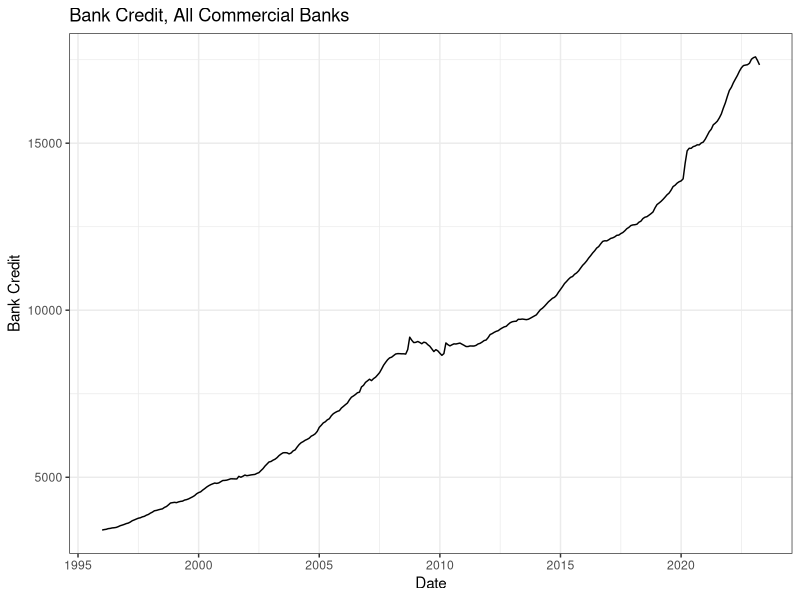
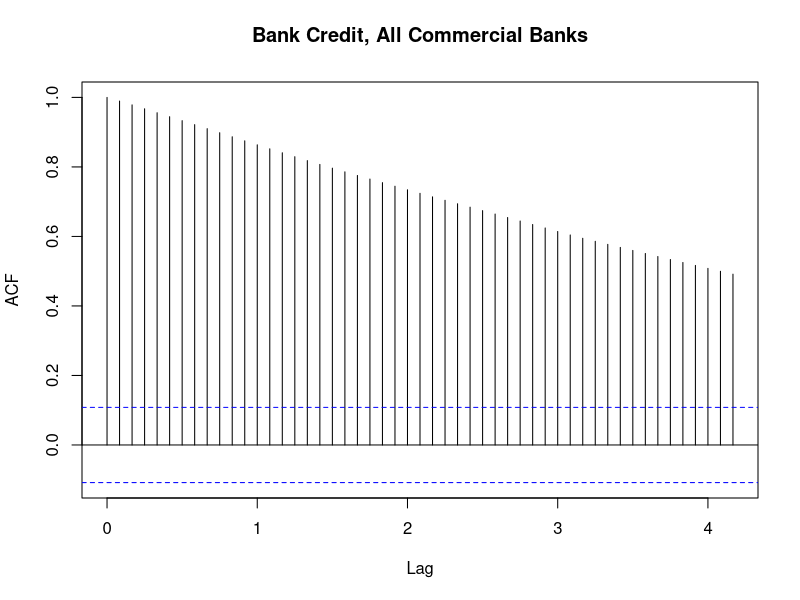
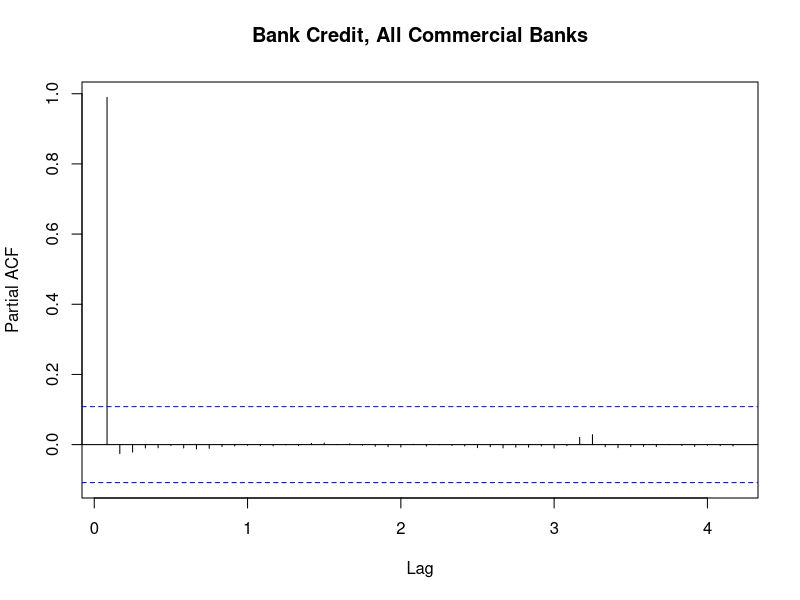
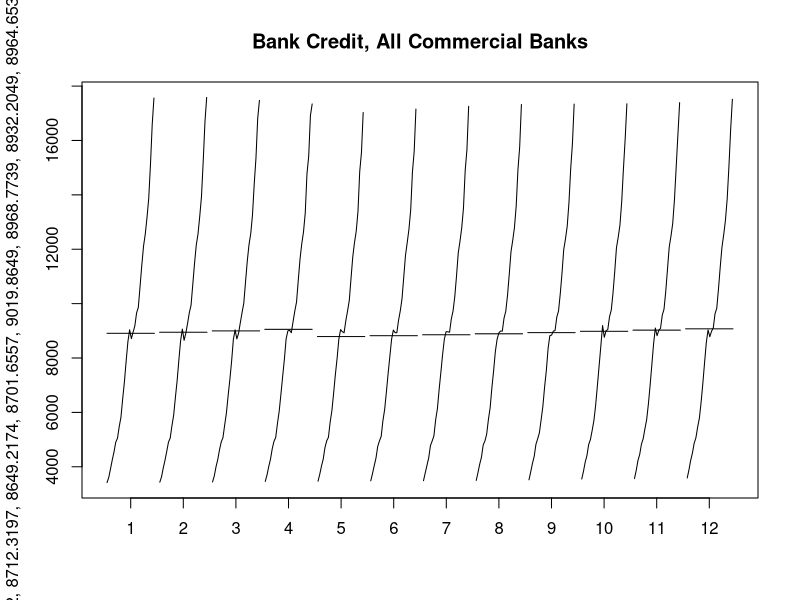
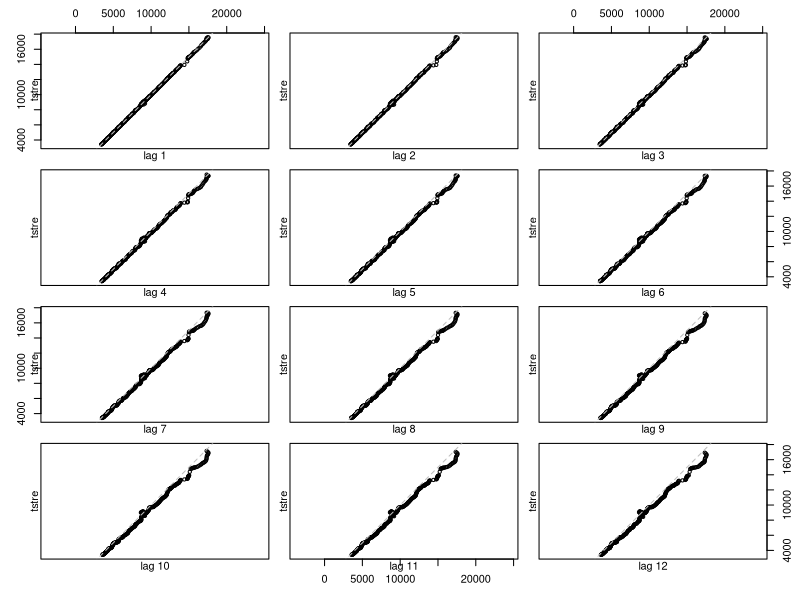
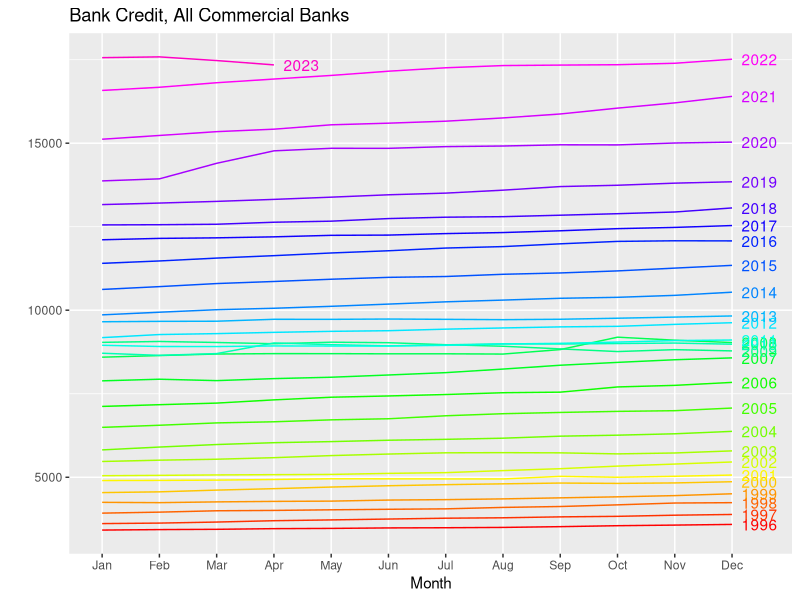
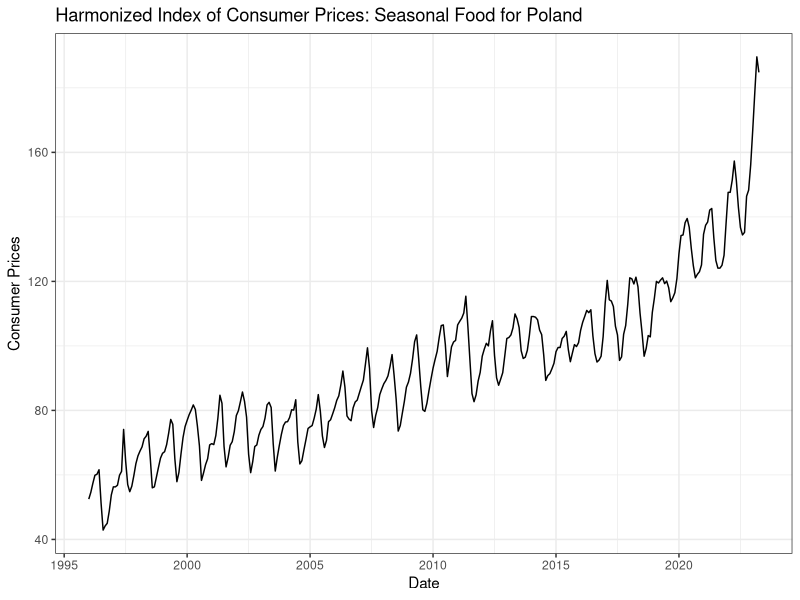
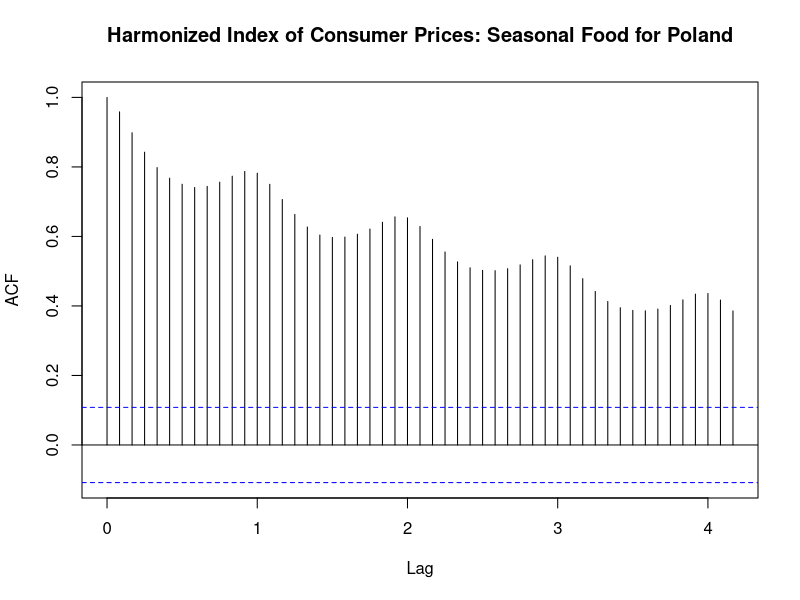

Write R code to recreate these figures, in order.
## ---- chunk 1
knitr::opts_chunk$set(echo = TRUE)
## ---- chunk 2
library(tidyverse)
library(ggfortify)
library(forecast)
library(lattice)
sztre <- read.csv("LOANINV.csv", header = T, sep = ",")
tstre <-  ts(sztre$LOANINV, start=c(1996,1), frequency = 12)
szsez <- read.csv("SEAS00PLM086NEST.csv", header = T, sep = ",")
tssez <- ts(szsez$SEAS00PLM086NEST, start=c(1996,1), frequency = 12)
#Sprawdzenie czy sa szeragami czasowymi
(is.ts(tstre))
(is.ts(tssez))
## ---- chunk 3
autoplot(tstre, xlab = "Date", ylab = "Bank Credit", main = "Bank Credit, All Commercial Banks") + theme_bw()
## ---- chunk 4
acf(tstre, lag.max = 50, main = "Bank Credit, All Commercial Banks")
## ---- chunk 5
pacf(tstre, lag.max = 50, main = "Bank Credit, All Commercial Banks") 
## ---- chunk 6
monthplot(tstre, labels = NULL, times = time(tstre), phase = cycle(tstre), ylab = deparse1(substitute(tstre)), main = "Bank Credit, All Commercial Banks")
## ---- chunk 7
lag.plot(tstre, lags=12)
## ---- chunk 8
ggseasonplot(tstre, col=rainbow(31), year.labels=TRUE, pch=31, main = "Bank Credit, All Commercial Banks")
## ---- chunk 9
autoplot(tssez, xlab = "Date", ylab = "Consumer Prices", main = "Harmonized Index of Consumer Prices: Seasonal Food for Poland") + theme_bw()
## ---- chunk 10
acf(tssez, lag.max = 50, main = "Harmonized Index of Consumer Prices: Seasonal Food for Poland") 
## ---- chunk 11
pacf(tssez, lag.max = 50, main = "Harmonized Index of Consumer Prices: Seasonal Food for Poland") 
## ---- chunk 12
monthplot(tssez, labels = NULL, times = time(tssez), phase = cycle(tssez), ylab = deparse1(substitute(tssez)), main = "Harmonized Index of Consumer Prices: Seasonal Food for Poland")
## ---- chunk 13
lag.plot(tssez, lags=12)
## ---- chunk 14
ggseasonplot(tssez, col=rainbow(31), year.labels=TRUE, pch=19, main = "Harmonized Index of Consumer Prices: Seasonal Food for Poland")
## ---- chunk 15
daddtr <- decompose(tstre, type = "additive")
plot(daddtr)
## ---- chunk 16
dmulttr <- decompose(tstre, type = "multiplicative")
plot(dmulttr)
## ---- chunk 17
szereg1 <- tstre
elec_model1 <- tslm(szereg1~trend)
plot(szereg1)
lines(fitted(elec_model1), col="blue", lty=2)
## ---- chunk 18
tresr1 <- stats::filter(tstre, sides = 2, filter = rep(1/12,12))
tresr2 <- stats::filter(tstre, sides = 2, filter = rep(1/24,24))

plot(tstre, col="black", lty=2)
lines(tresr1, col="red", lty=2)
lines(tresr2, col="blue", lty=2)
## ---- chunk 19
daddsez <- decompose(tssez, type = "additive")
plot(daddsez)
## ---- chunk 20
dmultsez <- decompose(tssez, type = "multiplicative")
plot(dmultsez)
## ---- chunk 21
szereg2 <- tssez
elec_model <- tslm(szereg2~trend)
plot(szereg2)
lines(fitted(elec_model), col="blue", lty=2)
## ---- chunk 22
sezsr1 <- stats::filter(tssez, sides = 2, filter = rep(1/12,12))
sezsr2 <- stats::filter(tssez, sides = 2, filter = rep(1/24,24))

plot(tssez, col="black", lty=2)
lines(sezsr1, col="red", lty=2)
lines(sezsr2, col="blue", lty=2)

## ---- chunk 23
trediff <- diff(tstre)
tsdisplay(trediff)
#Nie ma już trendu 
#Usuwamy sezonowość
trediff2 <- diff(trediff, lag = 12)
tsdisplay(trediff2)
## ---- chunk 24
sezdiff <- diff(tssez)
tsdisplay(sezdiff)
#Nie ma już trendu 
#Usuwamy sezonowość
sezdiff2 <- diff(sezdiff, lag = 12)
tsdisplay(sezdiff2)
## ---- chunk 25
trediff <- diff(tstre)
tsdisplay(trediff)
#Nie ma już trendu 
#Usuwamy sezonowość
trediff2 <- diff(trediff, lag = 12)
tsdisplay(trediff2)
#AR(24) MA(12)
## ---- chunk 26
sezdiff <- diff(tssez)
tsdisplay(sezdiff)
#Nie ma już trendu 
#Usuwamy sezonowość
sezdiff2 <- diff(sezdiff, lag = 12)
tsdisplay(sezdiff2)
#AR(36) MA(12)
## ---- chunk 27
#AR(36) 
Pacf(trediff2, lag.max = 50)
tsdisplay(trediff2, lag.max = 60)
trediff2yw <- ar(trediff2, aic = FALSE, order.max = 36, method=c("yule-walker"))
trediff2yw

trediff2mle <- ar(trediff2, aic = FALSE, order.max = 36, method=c("mle"))
trediff2mle

trediff2auto <- ar(trediff2, aic=TRUE)
trediff2auto
## ---- chunk 28
#AR(12) 
Pacf(sezdiff2, lag.max = 50)
tsdisplay(sezdiff2, lag.max = 60)
sezdiff2yw <- ar(sezdiff2, aic = FALSE, order.max = 12, method=c("yule-walker"))
sezdiff2yw

sesdiff2mle <- ar(sezdiff2, aic = FALSE, order.max = 12, method=c("mle"))
sesdiff2mle

sezdiff2auto <- ar(sezdiff2, aic=TRUE)
sezdiff2auto
## ---- chunk 29
#MA(18)
trearima <- Arima(trediff2, order = c(0,0,18))
summary(trearima)
## ---- chunk 30
#MA(12)
trearima <- Arima(trediff2, order = c(0,0,12))
summary(trearima)
## ---- chunk 31
autoAIC1 <- auto.arima(trediff2, ic ="aic")
#współczynniki
coef(autoAIC1)

autoAICC1 <- auto.arima(trediff2, ic ="aicc")
#współczynniki
coef(autoAICC1)

autoBIC1 <- auto.arima(trediff2, ic ="bic")
#współczynniki
coef(autoBIC1)
## ---- chunk 32
autoAIC2 <- auto.arima(sezdiff2, ic ="aic")
#współczynniki
coef(autoAIC2)

autoAICC2 <- auto.arima(sezdiff2, ic ="aicc")
#współczynniki
coef(autoAICC2)

autoBIC2 <- auto.arima(sezdiff2, ic ="bic")
#współczynniki
coef(autoBIC2)
## ---- chunk 33
summary(autoAIC1)
summary(autoAICC1)
summary(autoBIC1)
## ---- chunk 34
summary(autoAIC2)
summary(autoAICC2)
summary(autoBIC2)
## ---- chunk 35
tre.meanf <- meanf(tstre, h = 60)
plot(tre.meanf)
## ---- chunk 36
#usunięcie trendu i sezonowości
tre.meanf2 <- meanf(trediff2, h = 24)
plot(tre.meanf2)
## ---- chunk 37
trenawine <- naive(tstre, h=24)
plot(trenawine)
## ---- chunk 38
trenawines <- snaive(tstre, h=24)
plot(trenawines)
## ---- chunk 39
tredryft <- rwf(tstre, h=24, drift=TRUE)
plot(tredryft)
## ---- chunk 40
accuracy(tre.meanf)
accuracy(tre.meanf2)
accuracy(trenawine)
accuracy(trenawines)
accuracy(tredryft)
## ---- chunk 41
sez.meanf <- meanf(tssez, h = 60)
plot(sez.meanf)
## ---- chunk 42
#usunięcie trendu i sezonowości
sez.meanf2 <- meanf(sezdiff2, h = 24)
plot(sez.meanf2)
## ---- chunk 43
seznawine <- naive(tssez, h=24)
plot(seznawine)
## ---- chunk 44
seznawines <- snaive(tssez, h=24)
plot(seznawines)
## ---- chunk 45
sezdryft <- rwf(tssez, h=24, drift=TRUE)
plot(sezdryft)
## ---- chunk 46
accuracy(sez.meanf)
accuracy(sez.meanf2)
accuracy(seznawine)
accuracy(seznawines)
accuracy(sezdryft)
## ---- chunk 47
model1Arima1 <- Arima(tstre, order=c(0,1,18), seasonal=c(0,1,0), lambda=0)
prognozyModeli1 <- forecast(model1Arima1, h=24)
plot(prognozyModeli1)
## ---- chunk 48
model1Arima2 <- Arima(tstre, order=c(36,1,0), seasonal=c(0,1,0), lambda=0)
prognozyModeli2 <- forecast(model1Arima2, h=24)
plot(prognozyModeli2)
## ---- chunk 49
model1Arima3 <- Arima(tstre, order=c(0,1,2), seasonal=c(2,0,0), lambda=0)
prognozyModeli3 <- forecast(model1Arima3, h=24)
plot(prognozyModeli3)
## ---- chunk 50
model1Arima1 <- Arima(tssez, order=c(0,1,12), seasonal=c(0,1,0), lambda=0)
prognozyModeli1 <- forecast(model1Arima1, h=24)
plot(prognozyModeli1)
## ---- chunk 51
model1Arima2 <- Arima(tssez, order=c(12,1,0), seasonal=c(0,1,0), lambda=0)
prognozyModeli2 <- forecast(model1Arima2, h=24)
plot(prognozyModeli2)
## ---- chunk 52
model1Arima3 <- Arima(tssez, order=c(0,1,1), seasonal=c(0,1,1), lambda=0)
prognozyModeli3 <- forecast(model1Arima3, h=24)
plot(prognozyModeli3)
